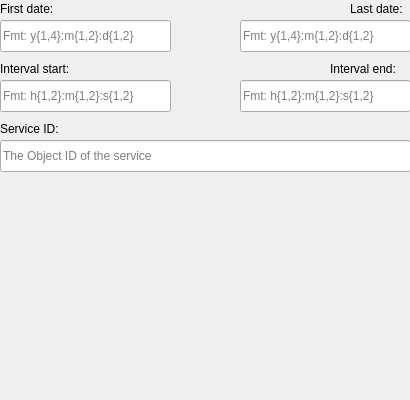
<?xml version="1.0" encoding="UTF-8"?>
<ui version="4.0">
 <class>AppointmentRequestWidget</class>
 <widget class="QWidget" name="AppointmentRequestWidget">
  <property name="geometry">
   <rect>
    <x>0</x>
    <y>0</y>
    <width>410</width>
    <height>400</height>
   </rect>
  </property>
  <property name="windowTitle">
   <string>Form</string>
  </property>
  <widget class="QLabel" name="first_date_label">
   <property name="geometry">
    <rect>
     <x>0</x>
     <y>0</y>
     <width>71</width>
     <height>18</height>
    </rect>
   </property>
   <property name="text">
    <string>First date:</string>
   </property>
  </widget>
  <widget class="QLineEdit" name="first_date">
   <property name="geometry">
    <rect>
     <x>0</x>
     <y>20</y>
     <width>171</width>
     <height>32</height>
    </rect>
   </property>
   <property name="placeholderText">
    <string>Fmt: y{1,4}:m{1,2}:d{1,2}</string>
   </property>
  </widget>
  <widget class="QLabel" name="last_date_label">
   <property name="geometry">
    <rect>
     <x>350</x>
     <y>0</y>
     <width>58</width>
     <height>18</height>
    </rect>
   </property>
   <property name="text">
    <string>Last date:</string>
   </property>
  </widget>
  <widget class="QLineEdit" name="last_date">
   <property name="geometry">
    <rect>
     <x>240</x>
     <y>20</y>
     <width>171</width>
     <height>32</height>
    </rect>
   </property>
   <property name="placeholderText">
    <string>Fmt: y{1,4}:m{1,2}:d{1,2}</string>
   </property>
  </widget>
  <widget class="QLabel" name="interval_start_label">
   <property name="geometry">
    <rect>
     <x>0</x>
     <y>60</y>
     <width>81</width>
     <height>18</height>
    </rect>
   </property>
   <property name="text">
    <string>Interval start:</string>
   </property>
  </widget>
  <widget class="QLineEdit" name="interval_start">
   <property name="geometry">
    <rect>
     <x>0</x>
     <y>80</y>
     <width>171</width>
     <height>32</height>
    </rect>
   </property>
   <property name="placeholderText">
    <string>Fmt: h{1,2}:m{1,2}:s{1,2}</string>
   </property>
  </widget>
  <widget class="QLabel" name="interval_end_label">
   <property name="geometry">
    <rect>
     <x>330</x>
     <y>60</y>
     <width>81</width>
     <height>18</height>
    </rect>
   </property>
   <property name="text">
    <string>Interval end:</string>
   </property>
  </widget>
  <widget class="QLineEdit" name="interval_end">
   <property name="geometry">
    <rect>
     <x>240</x>
     <y>80</y>
     <width>171</width>
     <height>32</height>
    </rect>
   </property>
   <property name="placeholderText">
    <string>Fmt: h{1,2}:m{1,2}:s{1,2}</string>
   </property>
  </widget>
  <widget class="QLabel" name="service_id_label">
   <property name="geometry">
    <rect>
     <x>0</x>
     <y>120</y>
     <width>61</width>
     <height>18</height>
    </rect>
   </property>
   <property name="text">
    <string>Service ID:</string>
   </property>
  </widget>
  <widget class="QLineEdit" name="service_id">
   <property name="geometry">
    <rect>
     <x>0</x>
     <y>140</y>
     <width>411</width>
     <height>32</height>
    </rect>
   </property>
   <property name="placeholderText">
    <string>The Object ID of the service</string>
   </property>
  </widget>
 </widget>
 <resources/>
 <connections/>
</ui>
